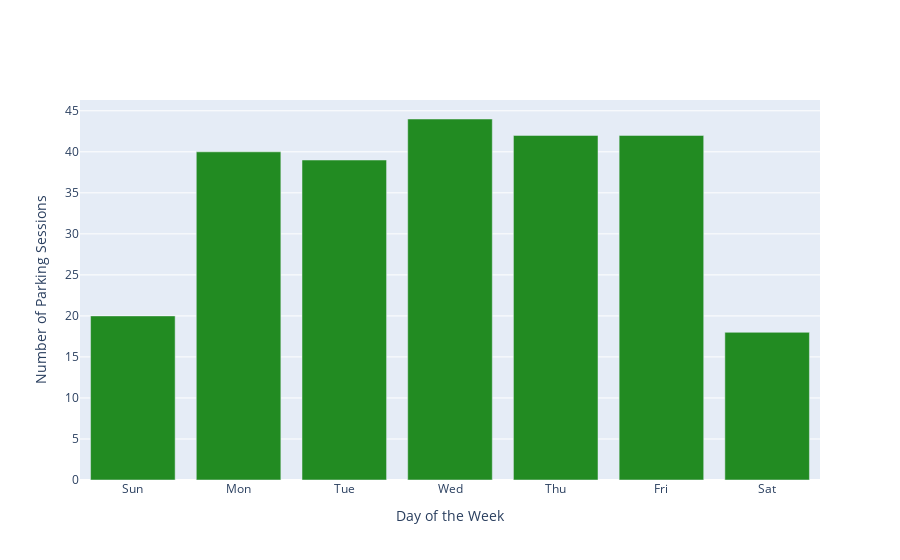

This figure's notebook cell:
### Markdown cell above
4.2 Distribution of Parking Sessions by day of the week

### Code cell
plot_bar(data=df1, variable="day_of_week", colour='forestgreen')

### Figure 1 — Plotly figure (JSON) as saved in the notebook; plotly's stock layout.template omitted (floating-point values rounded to 4 significant figures)
{"data": [{"marker": {"color": "forestgreen"}, "type": "bar", "x": ["Sun", "Mon", "Tue", "Wed", "Thu", "Fri", "Sat"], "y": [20, 40, 39, 44, 42, 42, 18]}], "layout": {"title": {"text": ""}, "xaxis": {"title": {"text": "Day of the Week"}}, "yaxis": {"title": {"text": "Number of Parking Sessions"}}}}
